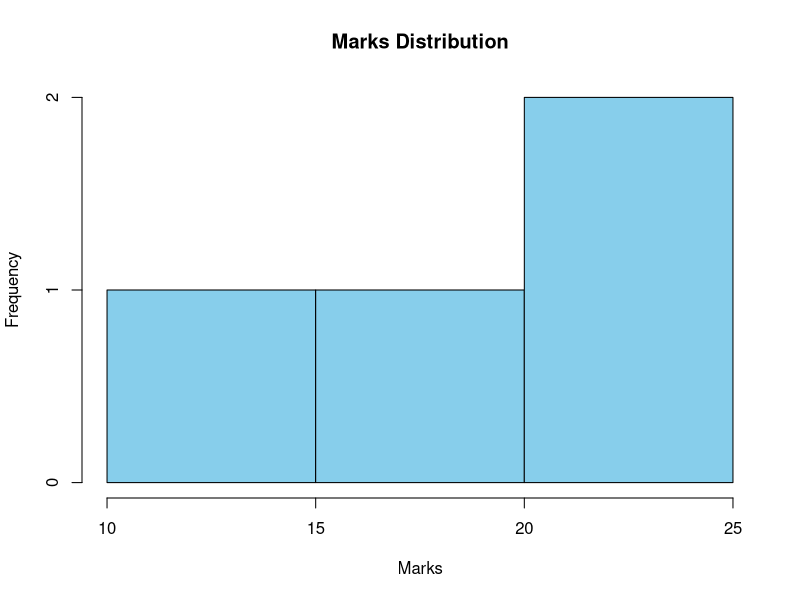
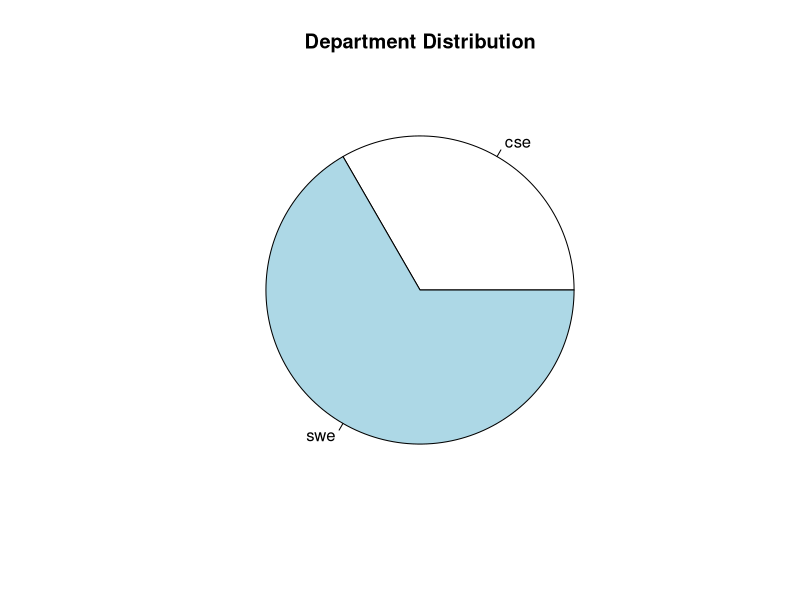

Here is the R script that generated these plots, in order:


student <-data.frame(
   Name =c("jayanto","Rajon","Rakib","Rifat"),
   Age=c(20,19,21,NA),
   Marks = c(22,11,22,NA),
   Department=c("cse","swe",NA,"swe")
  
)
student
head(student)
tail(student)
str(student)
summary(student)
dim(student)

nrow(student)

ncol(student)

names(student)


sum(is.na(student))


#mean
student$Marks[is.na(student$Marks)]<-mean(student$Marks,na.rm=TRUE)
student


#mede

# Removes any row that contains at least one NA/NaN
df_clean <- na.omit(student)
student

student[, "Marks"]
student$Marks
student$Marks
student[student$Department == "CSE", ]


hist(
  student$Marks,
  main = "Marks Distribution",
  xlab = "Marks",
  col = "skyblue"
)

pie(
  table(student$Department),
  main = "Department Distribution"
)
data <- data.frame(
  Hours = c(1, 2, 3, 4, 5, 6),
  Marks = c(40, 45, 52, 60, 68, 75)
)
model <- lm(Marks ~ Hours, data = data)
predict(model, data.frame(Hours = 7))
